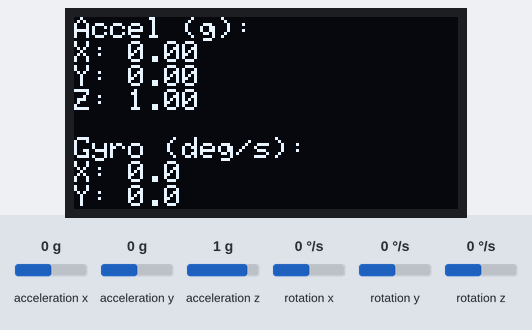
A sketch run on a simulated Arduino Uno, built with avr-gcc and run on an emulated ATmega328P. Parts: 128×64 one-colour display. The test bench sets the inputs (shaded band); at power-on: acceleration x 0 g, acceleration y 0 g, acceleration z 1 g, rotation x 0 °/s, rotation y 0 °/s, rotation z 0 °/s.

Above: at 2.2 s.
2.3 s: acceleration x set to -1.4 g
At 2.9 s:
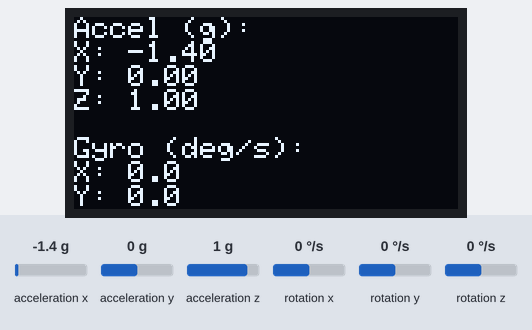
4.0 s: acceleration y set to -1.4 g
At 5.3 s:
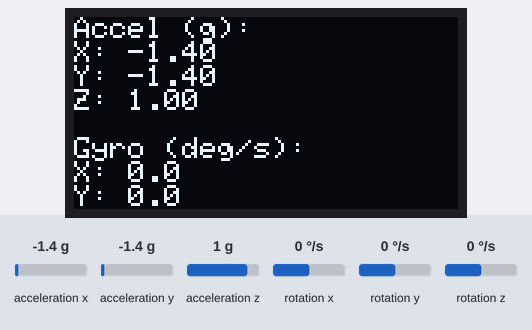
5.6 s: acceleration z set to -1.4 g
At 6.6 s:
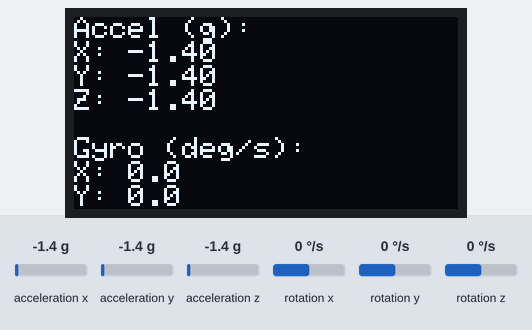
7.3 s: rotation x set to -192 °/s
At 7.8 s:
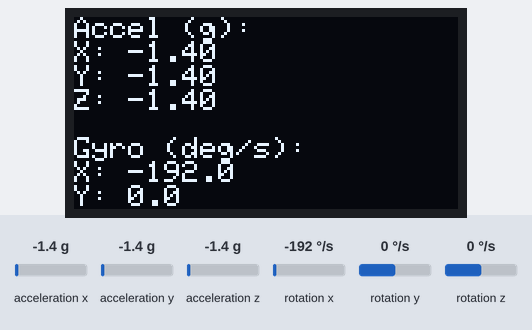
9.0 s: rotation y set to -192 °/s
At 10.4 s:
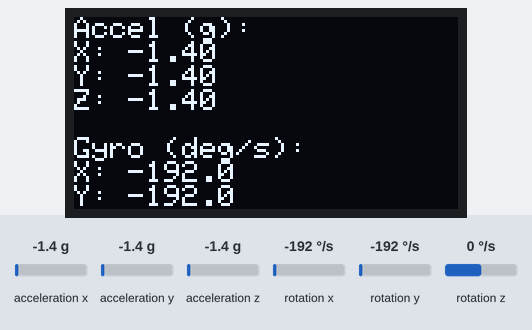
Timing chart, 0 to 11.6 s (numbered marks = the images above; inputs shaded):
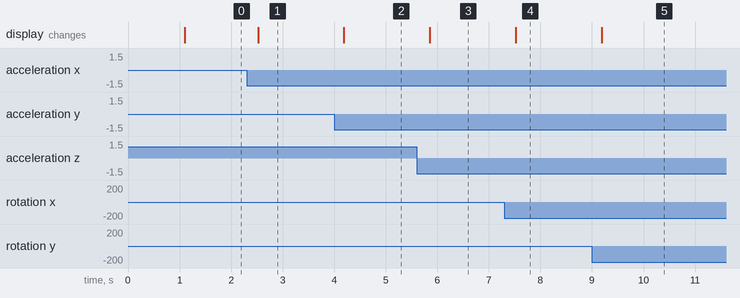

Measured:
- after the input at 2.3 s, the display: changes after 0.22 s (image 1)
- after the input at 4.0 s, the display: changes after 0.19 s (image 2)
- after the input at 5.6 s, the display: changes after 0.25 s (image 3)
- after the input at 7.3 s, the display: changes after 0.22 s (image 4)
- after the input at 9.0 s, the display: changes after 0.19 s (image 5)

The sketch:

GyrosCOPE.ino
```cpp
#include <Wire.h>
#include <Adafruit_GFX.h>
#include <Adafruit_SSD1306.h>
#include <MPU9250_asukiaaa.h>

// OLED setup
#define SCREEN_WIDTH 128
#define SCREEN_HEIGHT 64
Adafruit_SSD1306 display(SCREEN_WIDTH, SCREEN_HEIGHT, &Wire, -1);

// MPU setup
MPU9250_asukiaaa mySensor;

void setup() {
  Wire.begin();
  Serial.begin(9600);

  // OLED init
  if (!display.begin(SSD1306_SWITCHCAPVCC, 0x3C)) {
    while (1);
  }
  display.clearDisplay();
  display.setTextColor(WHITE);
  display.setTextSize(1);

  // MPU init
  mySensor.setWire(&Wire);
  mySensor.beginAccel();
  mySensor.beginGyro();

  display.setCursor(0, 0);
  display.println("MPU9250 Ready!");
  display.display();
  delay(1000);
}

void loop() {
  // Update accelerometer
  mySensor.accelUpdate();
  float ax = mySensor.accelX();
  float ay = mySensor.accelY();
  float az = mySensor.accelZ();

  // Update gyroscope
  mySensor.gyroUpdate();
  float gx = mySensor.gyroX();
  float gy = mySensor.gyroY();
  float gz = mySensor.gyroZ();

  // Clear display
  display.clearDisplay();
  display.setCursor(0, 0);

  // Accelerometer
  display.println("Accel (g):");
  display.print("X: "); display.println(ax, 2);
  display.print("Y: "); display.println(ay, 2);
  display.print("Z: "); display.println(az, 2);

  display.println(); // blank line

  // Gyroscope
  display.println("Gyro (deg/s):");
  display.print("X: "); display.println(gx, 1);
  display.print("Y: "); display.println(gy, 1);
  display.print("Z: "); display.println(gz, 1);

  display.display();
  delay(200);
}
```
